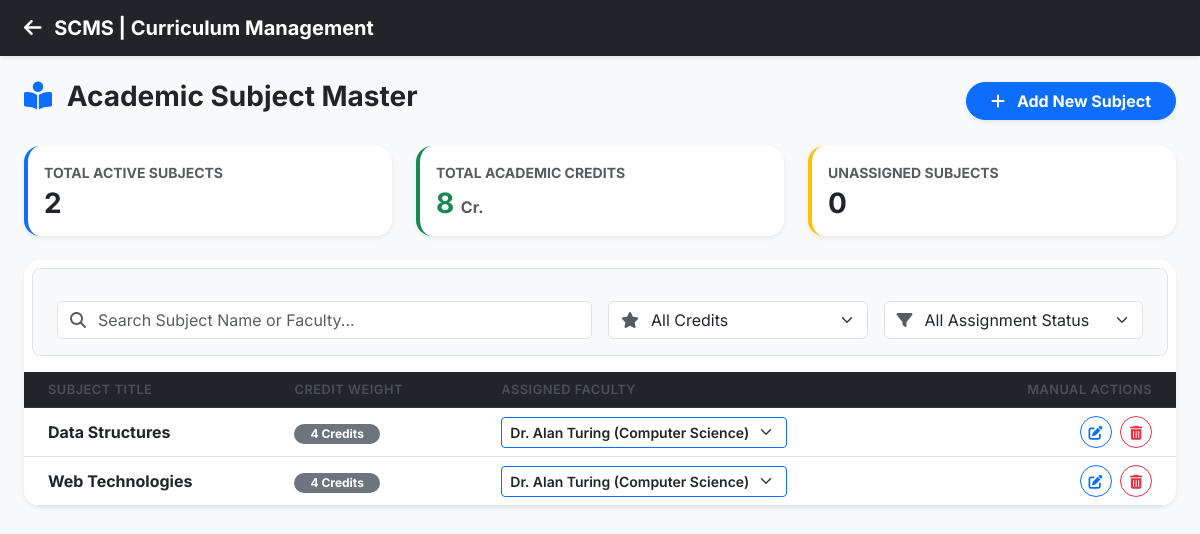
Page /modules/courses/index.php (signed in) on the committed database.
### tables this page shows
CREATE TABLE `courses` (
  `id` int(11) NOT NULL AUTO_INCREMENT,
  `name` varchar(100) NOT NULL,
  `faculty_id` int(11) NOT NULL,
  `credits` int(11) NOT NULL,
  PRIMARY KEY (`id`),
  FOREIGN KEY (`faculty_id`) REFERENCES `faculty`(`id`) ON DELETE CASCADE
);

### modules/courses/index.php (the view, shortened to what this page needs)
<?php
require_once '../../config/db.php';
$courses = $pdo->query("
    SELECT c.id as course_id, c.name as course_name, c.credits, f.id as faculty_id, u.name as faculty_name, f.department as faculty_dept
    FROM courses c
    LEFT JOIN faculty f ON c.faculty_id = f.id
    LEFT JOIN users u ON f.user_id = u.id
    ORDER BY c.name ASC
")->fetchAll();
$facultyList = $pdo->query("SELECT f.id, u.name, f.department FROM faculty f JOIN users u ON f.user_id = u.id ORDER BY u.name")->fetchAll();
$totalCourses = count($courses);
$totalCredits = 0;
$unassignedCount = 0;
foreach($courses as $c) {
    $totalCredits += $c['credits'];
}
?>
<!DOCTYPE html>
<html lang="en">
<head>
    <link href="https://cdn.jsdelivr.net/npm/bootstrap@5.3.0/dist/css/bootstrap.min.css" rel="stylesheet">
    <link rel="stylesheet" href="https://cdnjs.cloudflare.com/ajax/libs/font-awesome/6.4.0/css/all.min.css">
    <link href="../../assets/style.css" rel="stylesheet">
</head>
<body class="bg-light">
    <nav class="navbar navbar-dark bg-dark px-4 shadow-sm">
        <a class="navbar-brand fw-bold" href="../../dashboard/index.php">
            <i class="fa-solid fa-arrow-left me-2"></i> SCMS | Curriculum Management
        </a>
    </nav>
    <div class="container-fluid px-4 mt-4 pb-5">
        <div class="d-flex justify-content-between align-items-center mb-4">
            <h3 class="fw-bold text-dark"><i class="fa-solid fa-book-open-reader text-primary me-2"></i> Academic Subject Master</h3>
            <button class="btn btn-primary shadow-sm fw-bold px-4 rounded-pill" data-bs-toggle="modal" data-bs-target="#addCourseModal">
                <i class="fa-solid fa-plus me-2"></i> Add New Subject
            </button>
        </div>
        <div class="row g-4 mb-4">
            <div class="col-md-4">
                <div class="card border-0 shadow-sm border-start border-primary border-4 h-100 rounded-4">
                    <div class="card-body">
                        <div class="text-muted small fw-bold text-uppercase mb-1">Total Active Subjects</div>
                        <h3 class="mb-0 fw-bold text-dark"><?= $totalCourses ?></h3>
                    </div>
                </div>
            </div>
            <div class="col-md-4">
                <div class="card border-0 shadow-sm border-start border-success border-4 h-100 rounded-4">
                    <div class="card-body">
                        <div class="text-muted small fw-bold text-uppercase mb-1">Total Academic Credits</div>
                        <h3 class="mb-0 fw-bold text-success"><?= $totalCredits ?> <span class="fs-6 text-muted">Cr.</span></h3>
                    </div>
                </div>
            </div>
            <div class="col-md-4">
                <div class="card border-0 shadow-sm border-start border-warning border-4 h-100 rounded-4">
                    <div class="card-body">
                        <div class="text-muted small fw-bold text-uppercase mb-1">Unassigned Subjects</div>
                        <h3 class="mb-0 fw-bold <?= $unassignedCount > 0 ? 'text-danger' : 'text-dark' ?>"><?= $unassignedCount ?></h3>
                    </div>
                </div>
            </div>
        </div>
        <div class="card border-0 shadow-sm rounded-4 overflow-hidden">
            <div class="card-header bg-white border-0 pt-4 pb-3">
                <div class="row g-3 bg-light p-3 rounded-3 border">
                    <div class="col-md-6">
                        <div class="input-group search-wrapper">
                            <span class="input-group-text bg-white"><i class="fa-solid fa-magnifying-glass text-muted"></i></span>
                            <input type="text" id="searchData" class="form-control border-start-0 ps-0" placeholder="Search Subject Name or Faculty...">
                        </div>
                    </div>
                    <div class="col-md-3">
                        <div class="input-group">
                            <span class="input-group-text bg-white"><i class="fa-solid fa-star text-muted"></i></span>
                            <select id="filterCredits" class="form-select border-start-0 ps-0">
                                <option value="all">All Credits</option>
                            </select>
                        </div>
                    </div>
                    <div class="col-md-3">
                        <div class="input-group">
                            <span class="input-group-text bg-white"><i class="fa-solid fa-filter text-muted"></i></span>
                            <select id="filterStatus" class="form-select border-start-0 ps-0">
                                <option value="all">All Assignment Status</option>
                            </select>
                        </div>
                    </div>
                </div>
            </div>
            <div class="card-body p-0">
                <div class="table-responsive">
                    <table class="table table-hover align-middle mb-0" id="coursesTable">
                        <thead class="table-dark">
                            <tr>
                                <th class="ps-4 sortable" onclick="sortTable(0)">Subject Title <i class="fa-solid fa-sort ms-1 sort-icon text-muted" id="sort-icon-0"></i></th>
                                <th class="sortable" onclick="sortTable(1)">Credit Weight <i class="fa-solid fa-sort ms-1 sort-icon text-muted" id="sort-icon-1"></i></th>
                                <th class="sortable" onclick="sortTable(2)">Assigned Faculty <i class="fa-solid fa-sort ms-1 sort-icon text-muted" id="sort-icon-2"></i></th>
                                <th class="text-end pe-4">Manual Actions</th>
                            </tr>
                        </thead>
                        <tbody id="dataTableBody">
                            <?php foreach($courses as $c):
                                $isUnassigned = empty($c['faculty_id']);
                            ?>
                            <tr class="data-row">
                                <td class="ps-4 fw-bold text-dark fs-6 search-title"><?= htmlspecialchars($c['course_name']) ?></td>
                                <td class="search-credits" data-sort-val="<?= $c['credits'] ?>"><span class="badge bg-secondary rounded-pill px-3"><?= $c['credits'] ?> Credits</span></td>
                                <td class="search-faculty" data-status="<?= $isUnassigned ? 'unassigned' : 'assigned' ?>" data-sort-val="<?= $isUnassigned ? 'zzz' : htmlspecialchars($c['faculty_name']) ?>">
                                    <form method="POST" class="d-flex align-items-center gap-2 m-0 p-0">
                                        <select name="new_faculty_id" class="form-select form-select-sm <?= $isUnassigned ? 'border-danger text-danger' : 'border-primary' ?> fw-semibold" style="width: auto; min-width: 220px;" onchange="this.form.submit()">
                                            <?php foreach($facultyList as $f): ?>
                                                <option value="<?= $f['id'] ?>" <?= $c['faculty_id'] == $f['id'] ? 'selected' : '' ?>>
                                                    <?= htmlspecialchars($f['name']) ?> (<?= htmlspecialchars($f['department']) ?>)
                                                </option>
                                            <?php endforeach; ?>
                                        </select>
                                    </form>
                                </td>
                                <td class="text-end pe-4">
                                    <button class="btn btn-sm btn-outline-primary rounded-circle px-0 me-1" style="width: 32px; height: 32px;" data-bs-toggle="modal" data-bs-target="#editCourseModal<?= $c['course_id'] ?>" title="Edit Subject Details">
                                        <i class="fa-solid fa-pen-to-square"></i>
                                    </button>
                                    <form method="POST" class="d-inline" onsubmit="return confirm('WARNING: Deleting a subject might fail if students currently have marks/attendance for it. Continue?');">
                                        <button type="submit" name="delete_course" class="btn btn-sm btn-outline-danger rounded-circle px-0" style="width: 32px; height: 32px;" title="Purge Subject">
                                            <i class="fa-solid fa-trash-can"></i>
                                        </button>
                                    </form>
                                </td>
                            </tr>
                            <?php endforeach; ?>
                        </tbody>
                    </table>
                </div>
            </div>
        </div>
    </div>
</body>
</html>

### assets/style.css (style rules this page uses)
:root { --erp-primary: #4361ee; --erp-sidebar: #191c24; --erp-sidebar-hover: #0f1015; --erp-bg: #f8f9fc; --erp-text: #5a5c69; }
body { font-family: 'Inter', sans-serif; background-color: var(--erp-bg); color: var(--erp-text); }
.card { border-radius: 12px; }
.table th { font-weight: 600; color: #495057; text-transform: uppercase; font-size: 0.8rem; letter-spacing: 0.5px; }
.table td { vertical-align: middle; }

### modules/courses/index.php (style rules this page uses)
th.sortable { cursor: pointer; user-select: none; transition: background-color 0.2s; }
.sort-icon { font-size: 0.8em; opacity: 0.5; transition: opacity 0.2s; }

### rows in the picture
courses: name "Data Structures", credits "4"
courses: name "Web Technologies", credits "4"

### other values in the picture
$totalCourses "2"
$totalCredits "8"
$unassignedCount "0"
form field new_faculty_id "Dr. Alan Turing (Computer Science)"
